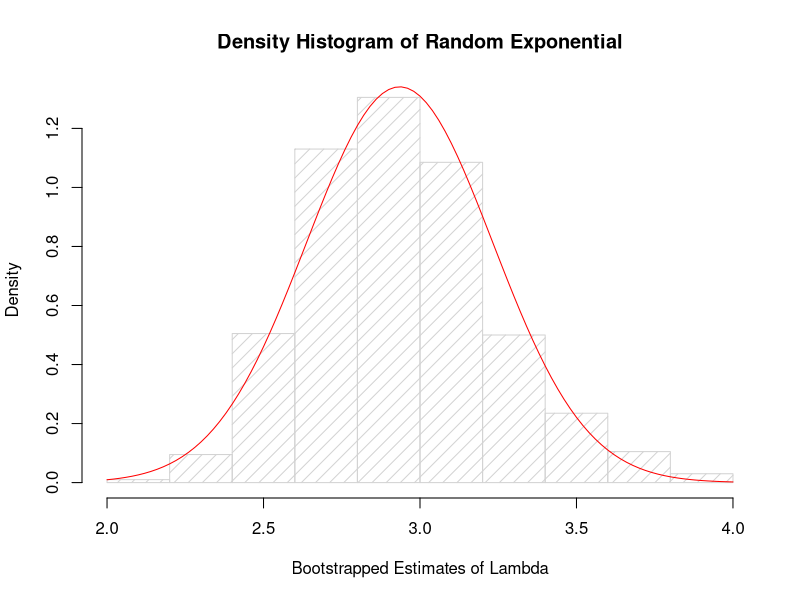
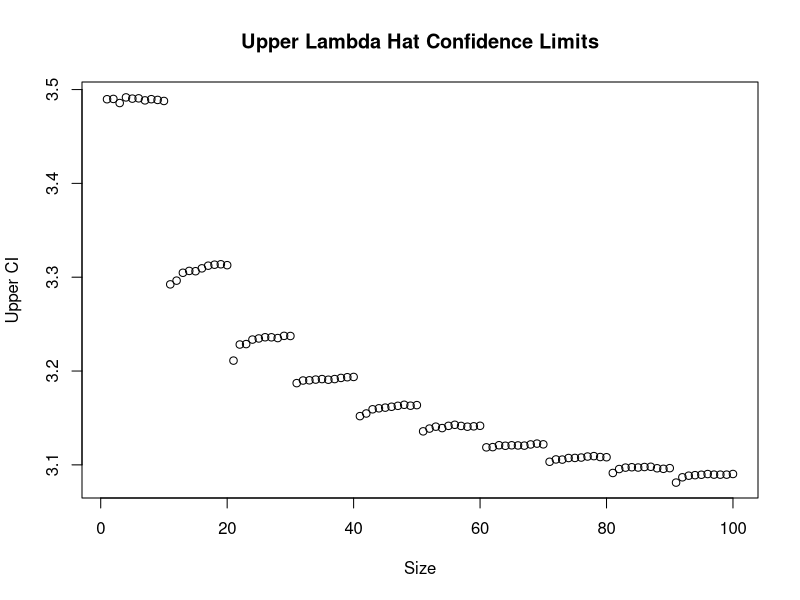
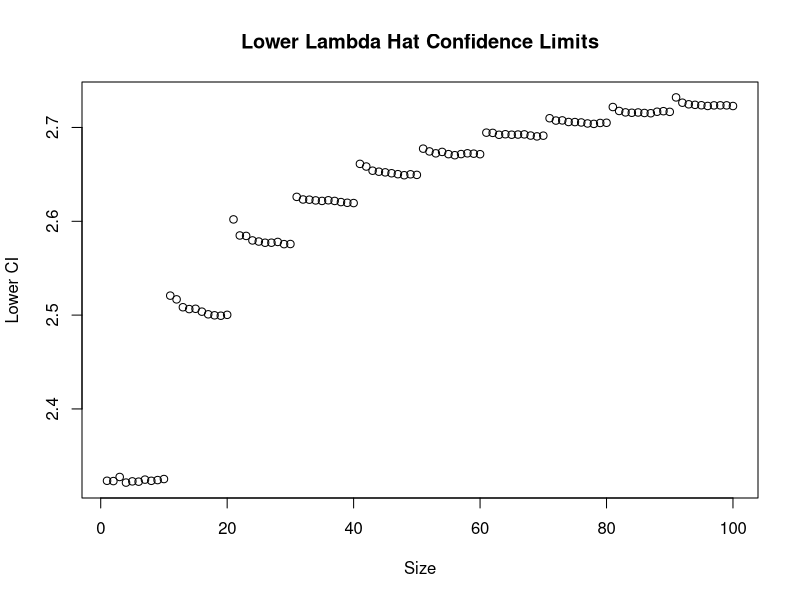

R code for these plots, in order:
## ---- chunk 1

set.seed(0)
lambda = 3

expon_sample = rexp(100, lambda)
## ---- chunk 2

mean(expon_sample)
## ---- chunk 3

lambda.hat = 1/mean(expon_sample)
lambda.hat
## ---- chunk 4

B=1000
set.seed(0)
bootstrap.lambda.hats = replicate(B,1/mean(rexp(100, lambda.hat)))
## ---- chunk 5

bootstrap.lambda.hats = matrix(bootstrap.lambda.hats, nrow=B)
## ---- chunk 6

hist(bootstrap.lambda.hats, freq=F, col="lightgray", density=10,main="Density Histogram of Random Exponential",xlab="Bootstrapped Estimates of Lambda")
curve(dnorm(x, mean(bootstrap.lambda.hats), sd(bootstrap.lambda.hats)), col="red", add=TRUE)
## ---- chunk 7

stder = sd(bootstrap.lambda.hats)

lower = lambda.hat - qnorm(1-(0.05)/2) * stder
upper = lambda.hat + qnorm(1-(0.05)/2) * stder

print(paste0("Confidence Interval: [", lower, ", ", upper, "]"))
## ---- chunk 8

boot.sample = function(sample.size, B){
	set.seed(0)
	return(matrix(replicate(B,1/mean(rexp(sample.size, lambda.hat))), nrow=B))
}

sizes = seq(100, 1000, by=100)
Bs = seq(1000, 10000, by=1000)
lower = numeric()
upper = numeric()

for(i in 1:length(sizes)) {
	for(j in 1:length(Bs)){
		sampEr = sd(boot.sample(sizes[i], Bs[j]))
		lower = c(lower, lambda.hat - qnorm(1-(0.05)/2) * sampEr)
		upper = c(upper, lambda.hat + qnorm(1-(0.05)/2) * sampEr)
	}
}
## ---- chunk 9

plot(upper, main="Upper Lambda Hat Confidence Limits",xlab="Size", ylab="Upper CI")
plot(lower, main="Lower Lambda Hat Confidence Limits",xlab="Size", ylab="Lower CI")
